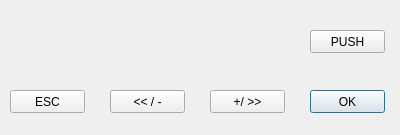
<?xml version="1.0" encoding="UTF-8"?>
<ui version="4.0">
 <class>KeyWindow</class>
 <widget class="QDialog" name="KeyWindow">
  <property name="geometry">
   <rect>
    <x>0</x>
    <y>0</y>
    <width>400</width>
    <height>135</height>
   </rect>
  </property>
  <property name="windowTitle">
   <string>Virtual keyboard</string>
  </property>
  <widget class="QPushButton" name="btnOK">
   <property name="geometry">
    <rect>
     <x>310</x>
     <y>90</y>
     <width>75</width>
     <height>23</height>
    </rect>
   </property>
   <property name="text">
    <string>OK</string>
   </property>
  </widget>
  <widget class="QPushButton" name="btnEncPUSH">
   <property name="geometry">
    <rect>
     <x>310</x>
     <y>30</y>
     <width>75</width>
     <height>23</height>
    </rect>
   </property>
   <property name="text">
    <string>PUSH</string>
   </property>
  </widget>
  <widget class="QPushButton" name="btnRIGHT">
   <property name="geometry">
    <rect>
     <x>210</x>
     <y>90</y>
     <width>75</width>
     <height>23</height>
    </rect>
   </property>
   <property name="text">
    <string>+/ &gt;&gt;</string>
   </property>
  </widget>
  <widget class="QPushButton" name="btnESC">
   <property name="geometry">
    <rect>
     <x>10</x>
     <y>90</y>
     <width>75</width>
     <height>23</height>
    </rect>
   </property>
   <property name="text">
    <string>ESC</string>
   </property>
   <property name="shortcut">
    <string>1</string>
   </property>
  </widget>
  <widget class="QPushButton" name="btnLEFT">
   <property name="geometry">
    <rect>
     <x>110</x>
     <y>90</y>
     <width>75</width>
     <height>23</height>
    </rect>
   </property>
   <property name="text">
    <string>&lt;&lt; / -</string>
   </property>
  </widget>
 </widget>
 <resources/>
 <connections/>
</ui>
